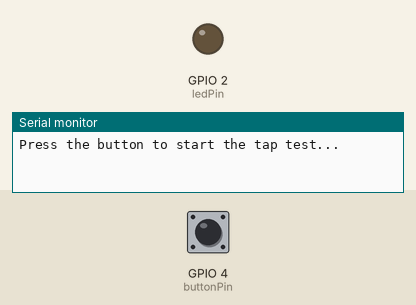
Simulated run of this sketch. Board: ESP32. On the bench: output pins drawn as LEDs (lit = HIGH), the last lines printed to the serial monitor. The inputs (shaded band) are chosen by the test bench; at power-on: GPIO 4 (buttonPin) HIGH. Random numbers use the default seed unless the sketch sets one.

Above: at 1.2 s.
1.3 s: GPIO 4 (buttonPin) pulled LOW for 0.15 s
At 3.8 s:
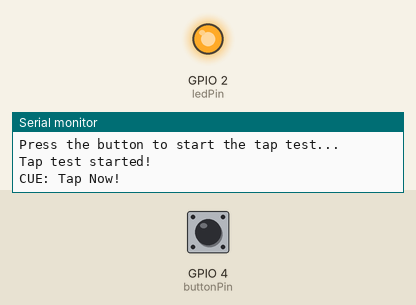
4.4 s: GPIO 4 (buttonPin) pulled LOW for 1 s
At 5.2 s:
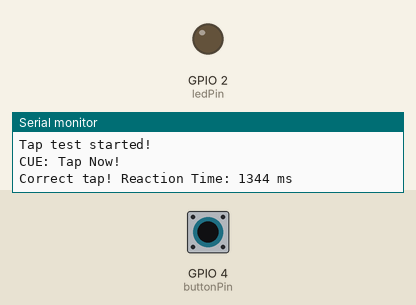
6.9 s: GPIO 4 (buttonPin) pulsed LOW 5 times (0.12 s each, 0.3 s apart)
At 12.1 s:
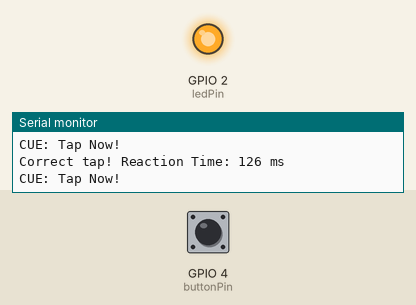
Timing chart, 0 to 13.6 s (numbered marks = the images above; inputs shaded):
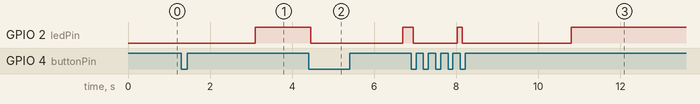

Measured:
- after the input at 1.3 s, GPIO 2 (ledPin): LOW → HIGH after 1.8 s
- after the input at 4.4 s, GPIO 2 (ledPin): HIGH → LOW after 0.05 s, → HIGH 2.2 s later
- after the input at 6.9 s, GPIO 2 (ledPin): HIGH → LOW after 0.05 s, → HIGH 1.1 s later, → LOW 0.13 s later, → HIGH 2.7 s later

The sketch:

neurotap.ino
```cpp
int buttonPin = 4;   // Button connected to GPIO4
int ledPin = 2;      // LED cue (blinks for tap signal)

int buttonState = 0;
int lastButtonState = HIGH;
unsigned long lastDebounceTime = 0;
unsigned long debounceDelay = 50;

int tapCount = 0;
unsigned long startTime = 0;
unsigned long elapsedTime = 0;
unsigned long tapTimes[100];
unsigned long cueTime = 0;  // When the cue appeared
const unsigned long testDuration = 30000;  // 30 seconds

bool testActive = false;
bool cueActive = false;
unsigned long nextCueDelay = 0;

void setup() {
  pinMode(buttonPin, INPUT_PULLUP);
  pinMode(ledPin, OUTPUT);
  Serial.begin(115200);

  Serial.println("Press the button to start the tap test...");
}

void loop() {
  int reading = digitalRead(buttonPin);

  // Start test on first tap
  if (!testActive && reading == LOW) {
    testActive = true;
    startTime = millis();
    tapCount = 0;
    Serial.println("Tap test started!");
    nextCueDelay = random(1000, 3000);  // Random delay for first cue
    cueTime = millis() + nextCueDelay;
  }

  if (testActive) {
    elapsedTime = millis() - startTime;

    // Generate cue at random intervals
    if (!cueActive && millis() >= cueTime) {
      cueActive = true;
      digitalWrite(ledPin, HIGH);
      Serial.println("CUE: Tap Now!");
    }

    // Check button press
    if (reading != lastButtonState) {
      lastDebounceTime = millis();
    }

    if ((millis() - lastDebounceTime) > debounceDelay) {
      if (reading != buttonState) {
        buttonState = reading;

        if (buttonState == LOW) {  // Button pressed
          unsigned long tapTime = millis();
          if (cueActive) {
            unsigned long reactionTime = tapTime - cueTime;
            Serial.print("Correct tap! Reaction Time: ");
            Serial.print(reactionTime);
            Serial.println(" ms");
            tapTimes[tapCount] = reactionTime;
            tapCount++;
            cueActive = false;
            digitalWrite(ledPin, LOW);
            nextCueDelay = random(1000, 3000);  // Set new random cue time
            cueTime = millis() + nextCueDelay;
          } else {
            Serial.println("False tap! No cue was given.");
          }
        }
      }
    }

    lastButtonState = reading;

    // End test after 10 seconds
    if (elapsedTime >= testDuration) {
      testActive = false;
      Serial.println("Tap test ended!");
      Serial.print("Total Correct Taps: ");
      Serial.println(tapCount);

      Serial.println("Reaction Times (ms):");
      for (int i = 0; i < tapCount; i++) {
        Serial.println(tapTimes[i]);
      }

      Serial.println("Press the button to restart.");
    }
  }
}
```
